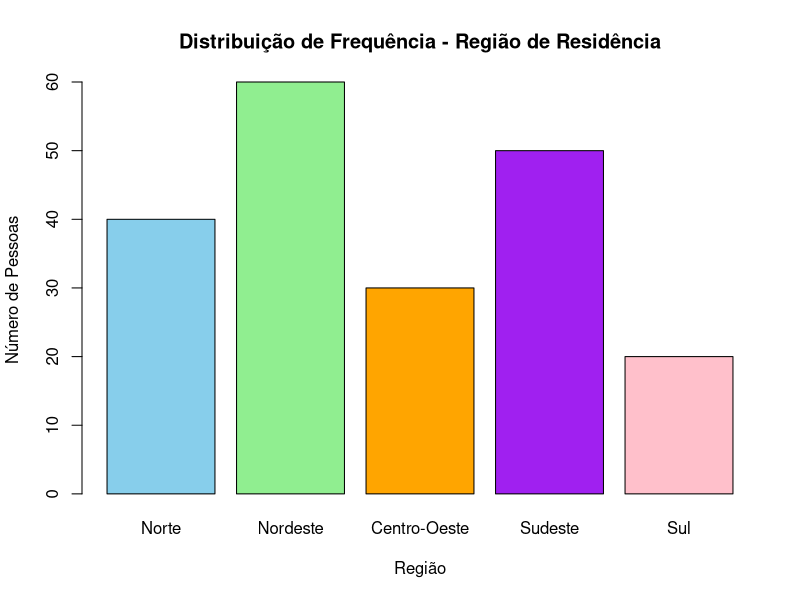
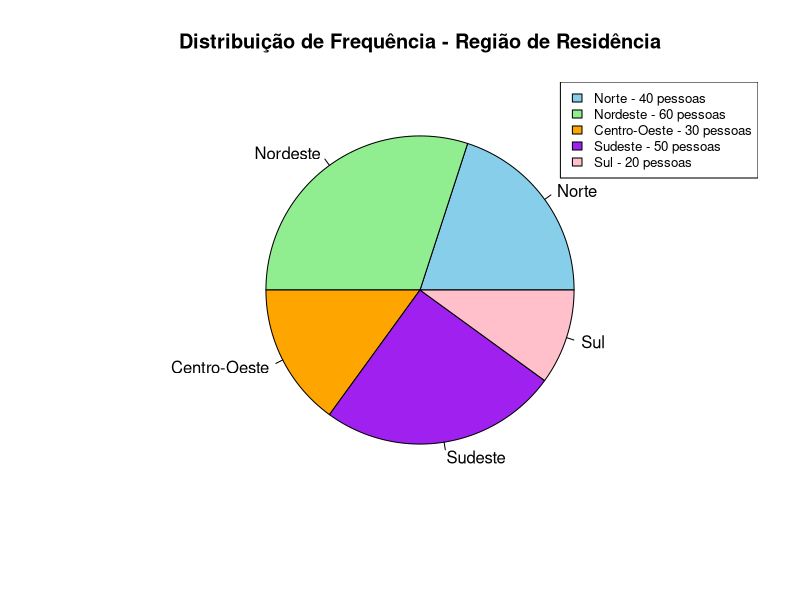
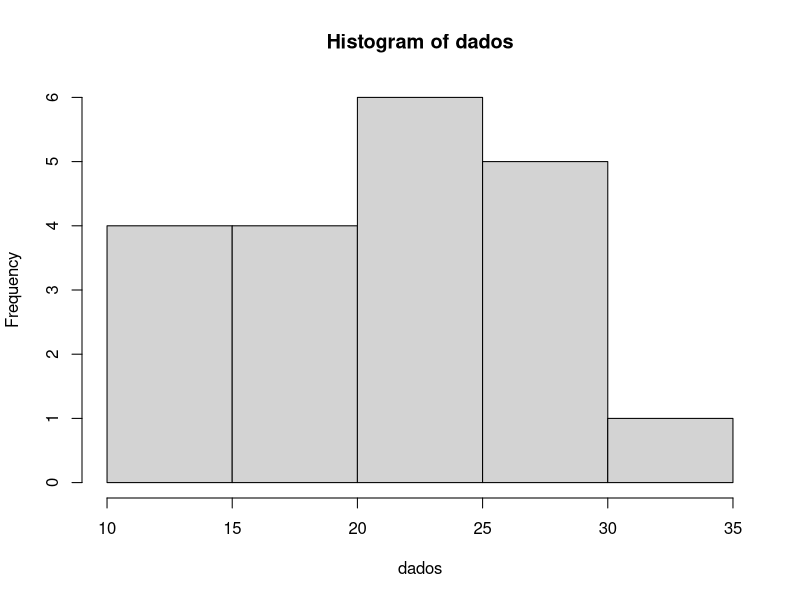
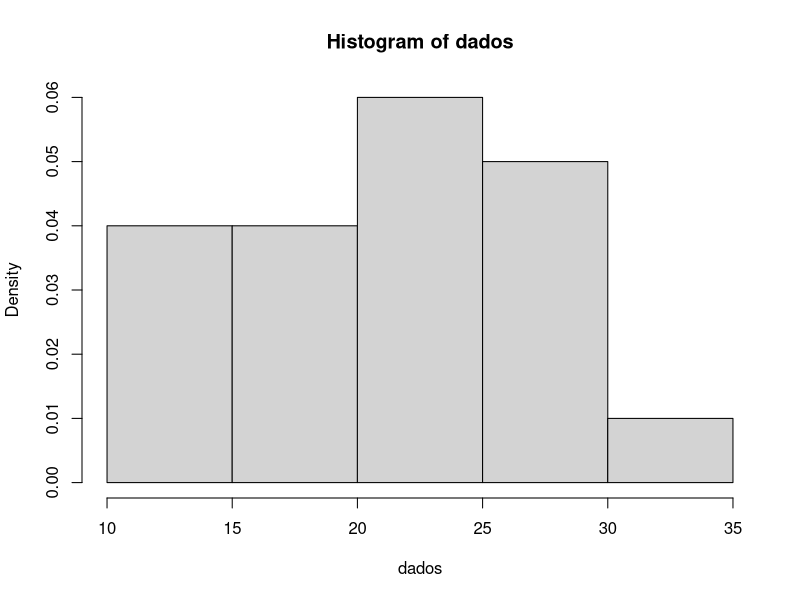
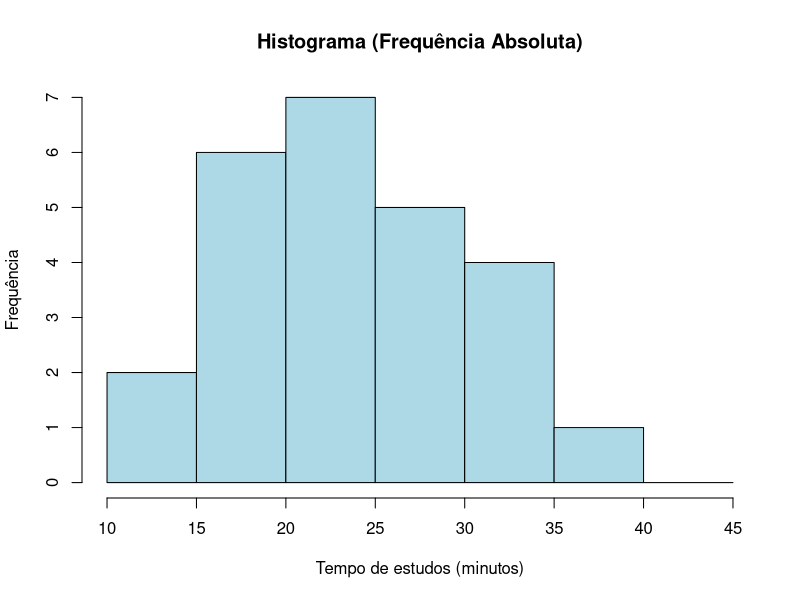
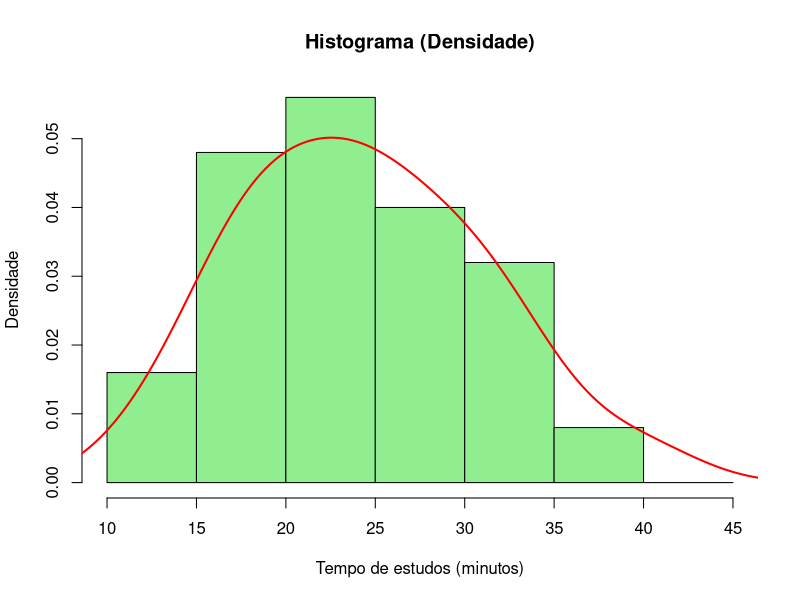

The R script that drew these images, in order:
## ---- chunk 1
knitr::opts_chunk$set(#collapse = TRUE,
                      echo = TRUE, 
                      size = "footnotesize",
                      comment = NA,
                      warning = FALSE,
                      message = FALSE,
                      #out.width = "1\\linewidth",
                      fig.align = "center",
                      fig.width = 8, 
                      fig.height = 4, 
                      fig.show = "hold",
                      #fig.path = "Figuras1/",
                      fig.pos = "!htb",
                      fig.cap = TRUE,
                      background = "#E6E6FA",
                      #background = "black",
                      dev = c("png",'pdf'),
                      res=300,
                      dpi = 300)
## ---- chunk 2
#library(tidyverse)
#library(tinytex)
library(knitr)
library(kableExtra)
library(xtable)
library(ggplot2)
library(dplyr)
## ---- chunk 3
#| label: tbl-frutas
#| tbl-cap: "Distribuição por categoria de frutas."
#| tbl-cap-location: top

# Dados das categorias
categorias <- c("Maçã", "Banana", "Laranja", "Uva", "Manga")
frequencia <- c(25, 30, 20, 15, 10)

# Cálculo do total
total <- sum(frequencia)

# Proporção e percentual
prop <- frequencia / total
perc <- paste0(round(prop * 100, 2), "%")

# Montando a tabela com linha de Total
tabela_frutas <- rbind(
  data.frame(
    Categoria = categorias,
    Frequência = frequencia,
    Proporção = round(prop, 2),
    Percentual = perc
  ),
  data.frame(
    Categoria = "Total",
    Frequência = total,
    Proporção = 1.00,
    Percentual = "100%"
  )
)

# Gerando a tabela
kable(tabela_frutas, align = "c") %>%
  kable_styling(full_width = FALSE,
                bootstrap_options = c("striped", "hover", "condensed", "responsive")) %>%
  row_spec(nrow(tabela_frutas), bold = TRUE)  # destaca a última linha


## ---- chunk 4
#| label: tbl-regioes
#| tbl-cap: "Distribuição por região."
#| tbl-cap-location: top

# Criando os dados
regioes <- c("Norte", "Nordeste", "Centro-Oeste", "Sudeste", "Sul", "Total")
frequencia <- c(40, 60, 30, 50, 20, 200)
proporcao <- c(0.20, 0.30, 0.15, 0.25, 0.10, 1.00)
percentual <- c("20%", "30%", "15%", "25%", "10%", "100%")

tabela <- data.frame(
  Região = regioes,
  Frequência = frequencia,
  Proporção = proporcao,
  Percentual = percentual
)

# Gerando a tabela
kable(tabela, align = "c") %>%
  kable_styling(full_width = FALSE,
                bootstrap_options = c("striped", "hover", "condensed", "responsive")) %>%
  row_spec(6, bold = TRUE)  # deixa a linha do Total em negrito


## ---- chunk 5

# Dados da pesquisa
regioes <- c("Norte", "Nordeste", "Centro-Oeste", "Sudeste", "Sul")
frequencias <- c(40, 60, 30, 50, 20)

# Criar gráfico de barras
barplot(frequencias,
        names.arg = regioes,
        col = c("skyblue", "lightgreen", "orange", "purple", "pink"),
        main = "Distribuição de Frequência - Região de Residência",
        xlab = "Região",
        ylab = "Número de Pessoas")
# 

## ---- chunk 6


# Dados da pesquisa
regioes <- c("Norte", "Nordeste", "Centro-Oeste", "Sudeste", "Sul")
frequencias <- c(40, 60, 30, 50, 20)

# Criar gráfico de setores
pie(frequencias,
    labels = regioes,
    col = c("skyblue", "lightgreen", "orange", "purple", "pink"),
    main = "Distribuição de Frequência - Região de Residência")

# Adicionar legenda com valores
legend("topright",
       legend = paste(regioes, "-", frequencias, "pessoas"),
       fill = c("skyblue", "lightgreen", "orange", "purple", "pink"),
       cex = 0.8)

## ---- chunk 7
#| label: tbl-satisfacao
#| tbl-cap: "Distribuição por grau de satisfação."
#| tbl-cap-location: top
# Dados
categorias <- c("Muito insatisfeito", "Insatisfeito", "Neutro", "Satisfeito", "Muito satisfeito")
frequencia <- c(10, 20, 30, 40, 20)

# Total
total <- sum(frequencia)

# Proporção e percentual
prop <- frequencia / total
perc <- paste0(round(prop * 100, 1), "%")

# Montando tabela com linha de Total
tabela_satisfacao <- rbind(
  data.frame(
    "Grau de Satisfação" = categorias,
    "Frequência" = frequencia,
    "Proporção" = round(prop, 3),
    "Percentual" = perc,
    check.names = FALSE
  ),
  data.frame(
    "Grau de Satisfação" = "Total",
    "Frequência" = total,
    "Proporção" = 1.00,
    "Percentual" = "100%",
    check.names = FALSE
  )
)

# Gerando a tabela
kable(tabela_satisfacao, align = "c") %>%
  kable_styling(full_width = FALSE,
                bootstrap_options = c("striped", "hover", "condensed", "responsive")) %>%
  row_spec(nrow(tabela_satisfacao), bold = TRUE)  # destaca a linha do Total


## ---- chunk 8
#| label: tbl-satisfacaoacumulada
#| tbl-cap: "Distribuição acumulada por grau de satisfação."
#| tbl-cap-location: top
# Dados
categorias <- c("Muito satisfeito", "Satisfeito", "Neutro", "Insatisfeito", "Muito insatisfeito")
frequencia <- c(20, 40, 30, 20, 10)

# Total
total <- sum(frequencia)

# Frequência acumulada
freq_acum <- cumsum(frequencia)

# Percentual acumulado
perc_acum <- paste0(round(freq_acum / total * 100, 1), "%")

# Montando tabela com linha de Total
tabela_satisfacao_acum <- rbind(
  data.frame(
    "Grau de Satisfação" = categorias,
    "Frequência" = frequencia,
    "Freq. Acumulada" = freq_acum,
    "Percentual Acumulado" = perc_acum,
    check.names = FALSE
  ),
  data.frame(
    "Grau de Satisfação" = "Total",
    "Frequência" = total,
    "Freq. Acumulada" = total,
    "Percentual Acumulado" = "100%",
    check.names = FALSE
  )
)

# Gerando a tabela
kable(tabela_satisfacao_acum, align = "c") %>%
  kable_styling(full_width = FALSE,
                bootstrap_options = c("striped", "hover", "condensed", "responsive")) %>%
  row_spec(nrow(tabela_satisfacao_acum), bold = TRUE)  # destaca a linha do Total


## ---- chunk 9
#| label: tbl-ensino
#| tbl-cap: "Distribuição por nível de ensino."
#| tbl-cap-location: top
# Dados
categorias <- c("Pós-graduação", "Ensino Superior", "Ensino Médio",
                "Ensino Fundamental II", "Ensino Fundamental I")
frequencia <- c(500, 1500, 2500, 2000, 1000)

# Total
total <- sum(frequencia)

# Proporção e porcentagem
prop <- frequencia / total
perc <- paste0(round(prop * 100, 1), "%")

# Frequência acumulada e percentual acumulado
freq_acum <- cumsum(frequencia)
perc_acum <- paste0(round(freq_acum / total * 100, 1), "%")

# Montando tabela com linha de Total
tabela_ensino <- rbind(
  data.frame(
    "Nível de Ensino" = categorias,
    "Frequência" = frequencia,
    "Proporção" = round(prop, 3),
    "Porcentagem" = perc,
    "Freq. Acumulada (%)" = perc_acum,
    check.names = FALSE
  ),
  data.frame(
    "Nível de Ensino" = "Total",
    "Frequência" = total,
    "Proporção" = 1.00,
    "Porcentagem" = "100%",
    "Freq. Acumulada (%)" = "100%",
    check.names = FALSE
  )
)

# Gerando a tabela
kable(tabela_ensino, align = "c") %>%
  kable_styling(full_width = FALSE,
                bootstrap_options = c("striped", "hover", "condensed", "responsive")) %>%
  row_spec(nrow(tabela_ensino), bold = TRUE)  # destaca a linha do Total

## ---- chunk 10
#| label: tbl-idade
#| tbl-cap: "Distribuição por intervalo de idade."
#| tbl-cap-location: top
# Dados
intervalos <- c(
  "\\(10 \\vdash 20\\)",
  "\\(20 \\vdash 30\\)",
  "\\(30 \\vdash 40\\)",
  "\\(40 \\vdash 50\\)",
  "\\(50 \\vdash 60\\)",
  "\\(60 \\vdash 70\\)"
)
frequencia <- c(8, 20, 25, 22, 15, 10)

# Total
total <- sum(frequencia)

# Proporção e porcentagem
prop <- frequencia / total
perc <- paste0(round(prop * 100, 1), "%")

# Frequência acumulada e percentual acumulado
freq_acum <- cumsum(frequencia)
perc_acum <- paste0(round(freq_acum / total * 100, 1), "%")

# Montando tabela com linha de Total
tabela_idade <- rbind(
  data.frame(
    "Intervalo de Idade" = intervalos,
    "Frequência" = frequencia,
    "Proporção" = round(prop, 2),
    "Porcentagem" = perc,
    "Freq. Acumulada (%)" = perc_acum,
    check.names = FALSE
  ),
  data.frame(
    "Intervalo de Idade" = "Total",
    "Frequência" = total,
    "Proporção" = 1.00,
    "Porcentagem" = "100%",
    "Freq. Acumulada (%)" = "100%",
    check.names = FALSE
  )
)

# Gerando a tabela
kable(tabela_idade, align = "c", escape = FALSE) %>%   # escape=FALSE para renderizar LaTeX ($\vdash$)
  kable_styling(full_width = FALSE,
                bootstrap_options = c("striped", "hover", "condensed", "responsive")) %>%
  row_spec(nrow(tabela_idade), bold = TRUE)  # destaca a linha do Total


## ---- chunk 11
#| label: tbl-tempo
#| tbl-cap: "Distribuição por intervalo de tempo."
#| tbl-cap-location: top
# Dados
intervalos <- c(
  "\\(0 \\vdash 10\\)",
  "\\(10 \\vdash 20\\)",
  "\\(20 \\vdash 30\\)",
  "\\(30 \\vdash 40\\)",
  "\\(40 \\vdash 50\\)",
  "\\(50 \\vdash 60\\)",
  "\\(60 \\vdash 70\\)"
)
frequencia <- c(5, 12, 15, 10, 8, 6, 4)
# Montando tabela com colunas incompletas
tabela_exercicio <- rbind(
  data.frame(
    "Intervalo de Tempo" = intervalos,
    "Frequência" = frequencia,
    "Proporção" = "...",
    "Porcentagem" = "...",
    "Freq. Acumulada (%)" = "...",
    check.names = FALSE
  ),
  data.frame(
    "Intervalo de Tempo" = "Total",
    "Frequência" = sum(frequencia),
    "Proporção" = "1.00",
    "Porcentagem" = "100%",
    "Freq. Acumulada (%)" = "100%",
    check.names = FALSE
  )
)

# Gerando a tabela
kable(tabela_exercicio, align = "c", escape = FALSE) %>%
  kable_styling(full_width = FALSE,
                bootstrap_options = c("striped", "hover", "condensed", "responsive")) %>%
  row_spec(nrow(tabela_exercicio), bold = TRUE)  # destaca a linha do Total


## ---- chunk 12
#| label: tbl-tempocompleto
#| tbl-cap: "Distribuição por intervalo de tempo."
#| tbl-cap-location: top
# Intervalos com LaTeX
intervalos <- c(
  "\\(0 \\vdash 10\\)",
  "\\(10 \\vdash 20\\)",
  "\\(20 \\vdash 30\\)",
  "\\(30 \\vdash 40\\)",
  "\\(40 \\vdash 50\\)",
  "\\(50 \\vdash 60\\)",
  "\\(60 \\vdash 70\\)"
)

# Frequências
frequencia <- c(5, 12, 15, 10, 8, 6, 4)

# Total
total <- sum(frequencia)

# Proporção e porcentagem
prop <- frequencia / total
perc <- paste0(round(prop * 100, 1), "%")

# Frequência acumulada e percentual acumulado
freq_acum <- cumsum(frequencia)
perc_acum <- paste0(round(freq_acum / total * 100, 1), "%")

# Montando tabela com linha de Total
tabela_tempo <- rbind(
  data.frame(
    "Intervalo de Tempo" = intervalos,
    "Frequência" = frequencia,
    "Proporção" = round(prop, 3),
    "Porcentagem" = perc,
    "Freq. Acumulada (%)" = perc_acum,
    check.names = FALSE
  ),
  data.frame(
    "Intervalo de Tempo" = "Total",
    "Frequência" = total,
    "Proporção" = 1.00,
    "Porcentagem" = "100%",
    "Freq. Acumulada (%)" = "100%",
    check.names = FALSE
  )
)

# Gerando a tabela
kable(tabela_tempo, align = "c", escape = FALSE) %>%
  kable_styling(full_width = FALSE,
                bootstrap_options = c("striped", "hover", "condensed", "responsive")) %>%
  row_spec(nrow(tabela_tempo), bold = TRUE)  # destaca a linha do Total


## ---- chunk 13
# Dados
dados <- c(11, 33, 25, 14, 22,
           23, 28, 18, 17, 29,
           30, 26, 26, 23, 14,
           17, 22, 19, 25, 15)
sort(dados)
## ---- chunk 14
#| label: tbl-transito
#| tbl-cap: "Distribuição de frequência do tempo de deslocamento."
#| tbl-cap-location: top
# Dados
dados <- c(11, 33, 25, 14, 22,
           23, 28, 18, 17, 29,
           30, 26, 26, 23, 14,
           17, 22, 19, 25, 15)

# Intervalos com LaTeX
intervalos <- c(
  "\\(10 \\dashv 15\\)",
  "\\(15 \\dashv 20\\)",
  "\\(20 \\dashv 25\\)",
  "\\(25 \\dashv 30\\)",
  "\\(30 \\dashv 35\\)"
)

# Frequências corretas
frequencia <- c(4, 4, 6, 5, 1)

# Total
total <- sum(frequencia)

# Proporção e porcentagem
prop <- frequencia / total
perc <- paste0(round(prop * 100, 1), "%")

# Montando tabela com linha de Total
tabela_tempo <- data.frame(
  "Intervalo de Tempo" = c(intervalos, "Total"),
  "Frequência" = c(frequencia, total),
  "Proporção" = c(round(prop, 3), 1.000),
  "Porcentagem" = c(perc, "100%"),
  check.names = FALSE
)

# Gerando a tabela
kable(tabela_tempo, align = "c", escape = FALSE) %>%
  kable_styling(full_width = FALSE,
                bootstrap_options = c("striped", "hover", "condensed", "responsive")) %>%
  row_spec(nrow(tabela_tempo), bold = TRUE)


## ---- chunk 15
# Dados
dados <- c(11, 33, 25, 14, 22,
           23, 28, 18, 17, 29,
           30, 26, 26, 23, 14,
           17, 22, 19, 25, 15)
hist(dados)

## ---- chunk 16
hist(dados, probability=T)
## ---- chunk 17
dados <- c(12, 18, 25, 30, 22,
           15, 28, 35, 40, 20,
           18, 25, 27, 32, 16,
           22, 24, 19, 21, 29,
           33, 26, 17, 23, 31)
## ---- chunk 18
hist(dados,
     breaks = seq(10, 45, by = 5),
     main = "Histograma (Frequência Absoluta)",
     xlab = "Tempo de estudos (minutos)",
     ylab = "Frequência",
     col = "lightblue")
## ---- chunk 19
hist(dados,
     breaks = seq(10, 45, by = 5),
     freq = FALSE,   # eixo y = densidade
     main = "Histograma (Densidade)",
     xlab = "Tempo de estudos (minutos)",
     ylab = "Densidade",
     col = "lightgreen")

# Adicionando curva de densidade suavizada
lines(density(dados), col = "red", lwd = 2)
